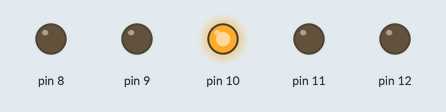
Recording of a sketch running on a simulated Arduino Uno, built with avr-gcc and run on an emulated ATmega328P. Parts: output pins drawn as LEDs (lit = HIGH).

Above: at 0.02 s.
At 0.37 s:
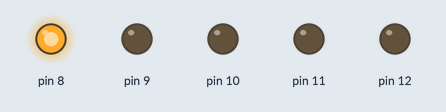
At 0.82 s:
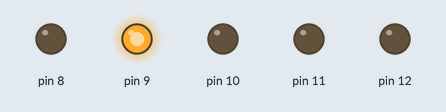
At 1.47 s:
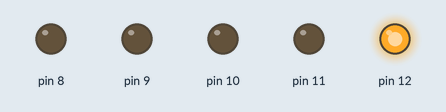
At 2.92 s:
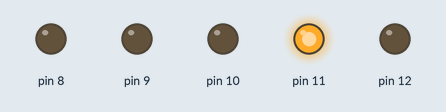
Timing chart, 0 to 3.2 s (numbered marks = the images above):
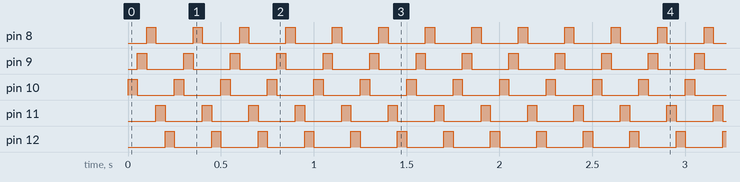

The sketch:

pisca_2_led.ino
```cpp
  int intervaloPisca1;
  int intervaloPisca2;

void setup() {
  // put your setup code here, to run once:
  pinMode (10, OUTPUT);
  pinMode (9, OUTPUT);
  pinMode (12, OUTPUT);
  pinMode (8, OUTPUT);
  pinMode (11, OUTPUT);

}

void loop() {
  // put your main code here, to run repeatedly:

  intervaloPisca1 = 50;
  intervaloPisca2 = 50;


  digitalWrite(10, HIGH);
  digitalWrite(9, LOW);
  digitalWrite(11, LOW);
  digitalWrite(8, LOW);
  digitalWrite(12, LOW);
  delay(intervaloPisca1);

  digitalWrite(10, LOW);
  digitalWrite(9, HIGH);
  digitalWrite(11, LOW);
  digitalWrite(8, LOW);
  digitalWrite(12, LOW);
  delay(intervaloPisca2);

  digitalWrite(10, LOW);
  digitalWrite(9, LOW);
  digitalWrite(11, LOW);
  digitalWrite(8, HIGH);
  digitalWrite(12, LOW);
  delay(intervaloPisca1);

  digitalWrite(10, LOW);
  digitalWrite(9, LOW);
  digitalWrite(11, HIGH);
  digitalWrite(8, LOW);
  digitalWrite(12, LOW);
  delay(intervaloPisca2);

  digitalWrite(10, LOW);
  digitalWrite(9, LOW);
  digitalWrite(11, LOW);
  digitalWrite(8, LOW);
  digitalWrite(12, HIGH);
  delay(intervaloPisca1);
}
```

Measured:
- by itself, pin 8–12: alternates HIGH for 0.05 s and LOW for 0.20 s
